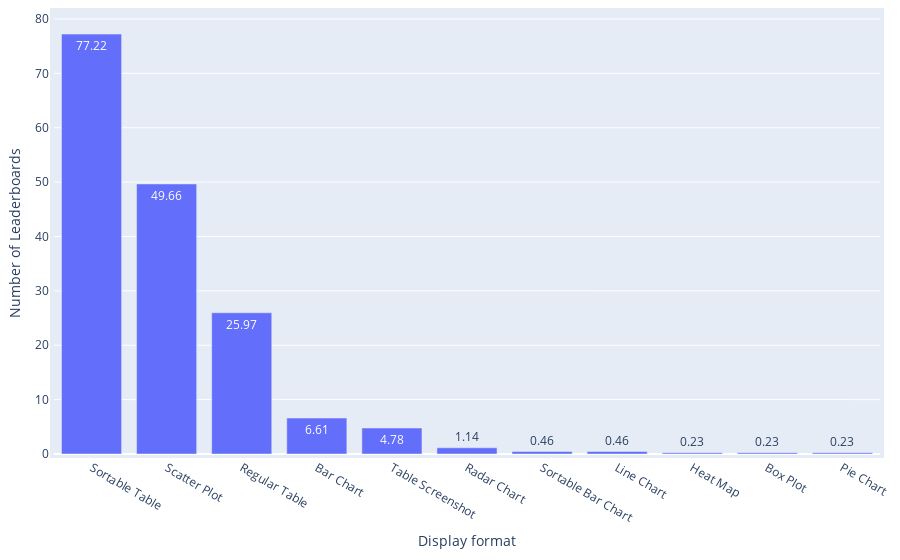

The code cell stored with this chart in its notebook:
### Code cell
df = pd.read_csv(path_meta / 'leaderboard_processed.csv')
df['Display formats'] = df['Display formats'].apply(ast.literal_eval)

df_split = df.explode('Display formats')['Display formats'].value_counts().reset_index(name='Frequency')
print(f"{df_split['Display formats'].iloc[0]} is the most popular display format of leaderboards, accounting for {round(df_split['Frequency'].iloc[0]/len(df)*100,2)}% ({df_split['Frequency'].iloc[0]} out of {len(df)}) leaderboard systems.")
df_split['Weight'] = 1

statistics = {
    'Distribution': 'Leaderboard Systems across Display Formats',
    'Mean': np.mean(df_split['Frequency']),
    'Median': np.median(df_split['Frequency']),
    'IQR': df_split['Frequency'].quantile(0.75) - df_split['Frequency'].quantile(0.25),
    'Gini Coefficient': ineqpy.inequality.gini(data=df_split, income='Frequency', weights='Weight'),
}
if os.path.exists(path_meta / 'leaderboard_statistics.csv'):
    df_statistics = pd.read_csv(path_meta / 'leaderboard_statistics.csv')
else:
    df_statistics = pd.DataFrame()
df_statistics = pd.concat([df_statistics, pd.DataFrame([statistics])], ignore_index=True)
df_statistics.drop_duplicates(subset=['Distribution'], keep='last', inplace=True)
df_statistics.sort_values(by='Distribution', inplace=True)
df_statistics.to_csv(path_meta / 'leaderboard_statistics.csv', index=False)

df_split['Ratio'] = round(df_split['Frequency'] / len(df) * 100, 2)

fig = px.bar(
    x=df_split['Display formats'],
    y=df_split['Ratio'],
    text_auto=True,
    labels={'x': 'Display format', 'y': 'Number of Leaderboards'},
)
# Update the layout for a tighter look
fig.update_layout(
    autosize=True,
    margin=dict(
        l=10,  # Left margin
        r=10,  # Right margin
        b=10,  # Bottom margin
        t=10,  # Top margin
        pad=4  # Padding between the plot and the margin
    )
)
fig.show()

### Figure 1 — Plotly figure (JSON) as saved in the notebook; plotly's stock layout.template omitted (floating-point values rounded to 4 significant figures)
{"data": [{"alignmentgroup": "True", "hovertemplate": "Display format=%{x}<br>Number of Leaderboards=%{y}<extra></extra>", "legendgroup": "", "marker": {"color": "#636efa", "pattern": {"shape": ""}}, "name": "", "offsetgroup": "", "orientation": "v", "showlegend": false, "textposition": "auto", "texttemplate": "%{y}", "type": "bar", "x": ["Sortable Table", "Scatter Plot", "Regular Table", "Bar Chart", "Table Screenshot", "Radar Chart", "Sortable Bar Chart", "Line Chart", "Heat Map", "Box Plot", "Pie Chart"], "xaxis": "x", "y": [77.22, 49.66, 25.97, 6.61, 4.78, 1.14, 0.46, 0.46, 0.23, 0.23, 0.23], "yaxis": "y"}], "layout": {"autosize": true, "barmode": "relative", "legend": {"tracegroupgap": 0}, "margin": {"b": 10, "l": 10, "pad": 4, "r": 10, "t": 10}, "xaxis": {"anchor": "y", "domain": [0, 1], "title": {"text": "Display format"}}, "yaxis": {"anchor": "x", "domain": [0, 1], "title": {"text": "Number of Leaderboards"}}}}
